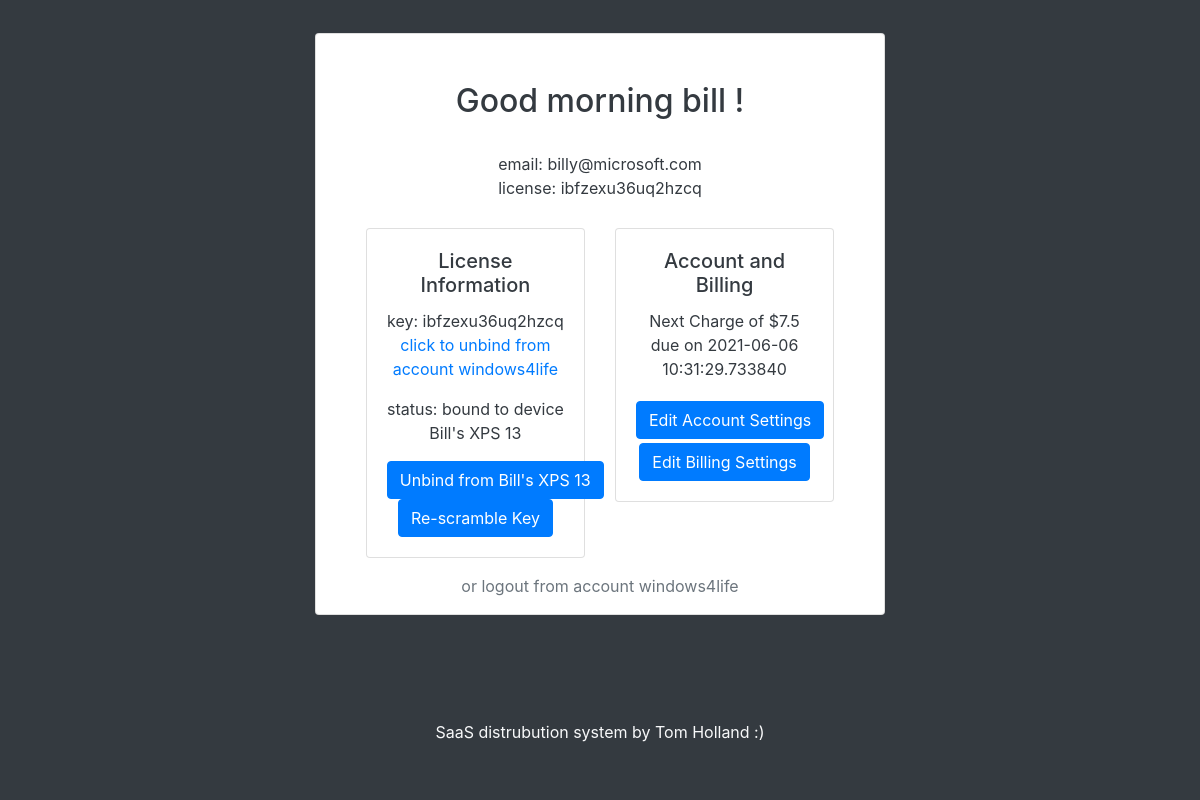
The page /dashboard (signed in) on the database its author committed.
### tables this page shows
CREATE TABLE users (username text PRIMARY KEY, fName text, sName text, emailAddress text, password text, admin bool);

CREATE TABLE licenses (license text PRIMARY KEY, username text, boundToUser boolean, boundToDevice boolean, HWID string, devicename string, nextrenewal string, plan string, stripeSessionID string);

CREATE TABLE plans (name text PRIMARY KEY, interval integer, amount float);

### main.py (the view, shortened to what this page needs)
@app.route("/dashboard", methods=['GET', 'POST'])
@login_required
def dashboard():
    if not current_user.getAdminPerms():
        lerror = None
        return render_template('dashboard.html', lerror=lerror)
    else:
        return redirect(url_for('admindash'))

### api.py (called while the page is built)
    def closeConnection(self):
        self.conn.close()
        return

    def searchUsersByUsername(self, user):
        self.c.execute(f'''SELECT * FROM users WHERE username = ?''', (user,))
        result = self.c.fetchone()
        return result

    def getLicenseInfo(self, license):
        self.c.execute(f'''SELECT * FROM licenses WHERE license = ?''',
                       (license,))
        result = self.c.fetchone()
        return result

    def checkIfUserHasLicense(self, username):
        self.c.execute(f'''SELECT license FROM licenses WHERE username = ?''',
                       (username,))
        result = self.c.fetchone()
        if result:
            return result[0]
        else:
            return False

    def getNextRenewal(self, license):
        self.c.execute(f'''SELECT nextrenewal FROM licenses WHERE license = ?''', (license,))
        result = self.c.fetchone()[0]
        if not result or result == "NULL":
            return None
        else:
            return datetime.strptime(result, '%Y-%m-%d %H:%M:%S.%f')

    def getPlanfromLicense(self, license):
        self.c.execute(
            '''SELECT plans.* FROM plans JOIN licenses ON licenses.plan = plans.name WHERE licenses.license = ?;''',
            (license,))
        result = self.c.fetchone()
        resultdict = {"name": result[0],
                      "renewalinterval": result[1],
                      "renewalprice": result[2]}
        return resultdict

### main.py (called while the page is built)
@login_manager.user_loader
def load_user(username):
    dbconnection = Database()
    result = dbconnection.searchUsersByUsername(username)
    dbconnection.closeConnection()
    if result:
        if result[5] == "FALSE":
            return User(result[0], result[1], result[2], result[3], result[4])
        else:
            return AdministativeUser(result[0], result[1], result[2], result[3], result[4])
    else:
        return None

    def getRenewalDate(self, key):
        db = Database()
        dbdate = db.getNextRenewal(key)
        return dbdate

    def getRenewalInfoFromPlan(self, key):
        db = Database()
        planinfo = db.getPlanfromLicense(key)
        self.renewamount = float(planinfo['renewalprice'])
        self.renewinterval = int(planinfo['renewalinterval'])
        return planinfo

    def __str__(self):
        return str(self.key)

    def getAdminPerms(self):
        return self.isadmin

### templates/dashboard.html (shortened to what this page needs)
<!DOCTYPE html>
<html lang="en">
<head>
    <link rel="stylesheet" href="https://use.fontawesome.com/releases/v5.0.8/css/all.css">
    <link rel="stylesheet" href="https://maxcdn.bootstrapcdn.com/bootstrap/4.0.0/css/bootstrap.min.css"
>
    <link rel= "stylesheet" type= "text/css" href= "{{ url_for('static',filename='styles/dashboard.css') }}">
</head>
<body onload="relayUserTime('{{ current_user.fname }}')">
<div class="container-fluid h-90 bg-dark text-dark">
    <div class="row h-90 justify-content-center align-items-center">
        <div class="col-3"></div>
        <div class="col-md-6 text-left">
            <div class="card text-center">
                <h2 class="card-title mt-5" id="time"></h2>
                {% if current_user.license.exists %}
                    <div class="card-body">
                        email: {{ current_user.email }}
                            <br>
                            license: {{ current_user.license }}
                    </div>
                {% else %}
                    <div class="card-body">
                        email: {{ current_user.email }}
                            <br>
                            <br>
                    </div>
                {% endif %}
                <div class="row mt-2">
                    <div class="col-sm-1"></div>
                    <div class="col-sm-5">
                        <div class="card">
                            {% if not current_user.license.exists %}
                            <div class="card-body">
                                <h5 class="card-title">No license currently bound</h5>
                                <div class="card-text">
                                    {% if lerror %}
                                    <p class="error text-danger"><strong>Error:</strong> {{ lerror }}
                                        {% endif %}
                                    <form action="" method="post">
                                        <input type="text" class="form-control" name="licenseid" placeholder="License Key">
                                        <button type="submit" class="btn btn-primary mt-2">Bind to this account</button>
                                    </form>
                                </div>
                            </div>
                            {% else %}
                                {% if not current_user.license.boundtodevice %}
                                <div class="card-body">
                                    <h5 class="card-title">License Information </h5>
                                    <p class="card-text">key: {{ current_user.license }} <br><a href="javascript:unbind()" class="muted">click to unbind from account {{current_user.id}}</a></p>
                                    <p class="card-text">status: not currently bound</p>
                                    <a href="javascript:rescramble()" class="btn btn-primary">Re-scramble Key</a>
                                </div>
                                {% else %}
                                <div class="card-body">
                                    <h5 class="card-title">License Information</h5>
                                    <p class="card-text">key: {{ current_user.license }} <br><a href="javascript:unbind()" class="muted">click to unbind from account {{current_user.id}}</a></p>
                                    <p class="card-text">status: bound to device {{ current_user.license.devicename}}</p>
                                    <a href="javascript:unbinddevice()" class="btn btn-primary">Unbind from {{ current_user.license.devicename}}</a>
                                    <a href="javascript:rescramble()" class="btn btn-primary">Re-scramble Key</a>
                                </div>
                                {%endif%}
                            {%endif%}
                        </div>
                    </div>
                    <div class="col-sm-5">
                        <div class="card">
                            {% if not current_user.license.exists %}
                                <div class="card-body">
                                    <h5 class="card-title">Account and Billing</h5>
                                    <p class="card-text">No impending charge as no license is bound.</p>
                                    <a href="/dashboard/account" class="btn btn-primary mt-1">Edit Account Settings</a>
                                    <a href="#" class="btn btn-primary mt-1">Edit Billing Settings</a>
                                </div>
                            {% else %}
                                <div class="card-body">
                                    <h5 class="card-title">Account and Billing</h5>
                                    <p class="card-text">Next Charge of ${{ current_user.license.renewal.renewamount }} due on {{ current_user.license.renewal.renewdate }}</p>
                                    <a href="/dashboard/account" class="btn btn-primary mt-1">Edit Account Settings</a>
                                    <a href="#" class="btn btn-primary mt-1">Edit Billing Settings</a>
                                </div>
                            {% endif %}
                        </div>
                    </div>
                    <div class="col-sm-1"></div>
                </div>
                <div class="row mt-3">
                    <div class="col text-center">
                        <a href="/logout" class="text-muted"> or logout from account {{ current_user.id }} </a>
                    </div>
                </div>
            </div>
        </div>
        <div class="col-3"></div>
    </div>
</div>
<div class="container-fluid h-10 bg-dark text-light ">
    <div class="row">
        <div class="col-4"></div>
        <div class="col-4 text-center align-bottom">
            SaaS distrubution system by Tom Holland :)
        </div>
        <div class="col-4"></div>
    </div>
</div>
</body>
</html>

### static/styles/dashboard.css (style rules this page uses)
body,html { height:100%; }
.h-90 { height:90%; }
.h-10 { height:10%; }

### rows shown on the page
users: email "billy@microsoft.com", id "windows4life"
licenses: license "ibfzexu36uq2hzcq", license.devicename "Bill's XPS 13"
plans: license.renewal.renewamount "7.5"

### other values the page prints
{{ current_user.license.renewal.renewdate }} "2021-06-06 10:31:29.733840"
